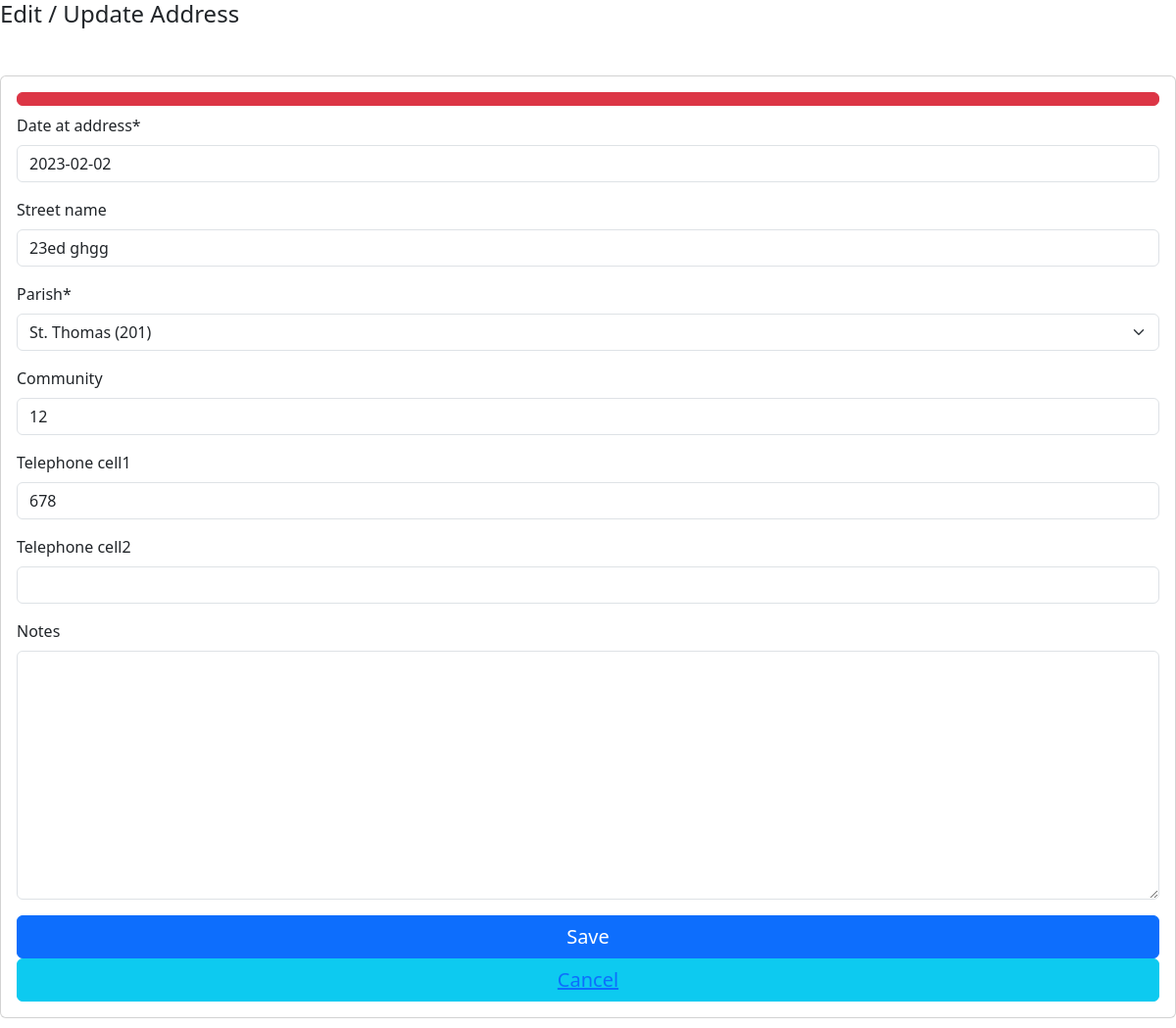
The app's page /client/edit/address/14/ (signed in) with its own data.
### prep_app/models.py (models this page shows, shortened)
class Address(TSIS2BaseModel):
    client = models.ForeignKey("Client", blank=False, null=False, on_delete=models.PROTECT)
    date_at_address = models.DateField(blank=False, null=False)
    street_name = models.CharField(max_length=255, blank=True, null=True)
    parish = models.ForeignKey("Parish", blank=False, null=False, on_delete=models.PROTECT)
    community =  models.CharField(max_length=255, blank=True, null=True)
    telephone_cell1 = models.CharField(max_length=255, blank=True, null=True)
    telephone_cell2 = models.CharField(max_length=255, blank=True, null=True)
    notes = models.TextField(blank=True, null=True)
    facility = models.ForeignKey("Facility", on_delete=models.CASCADE)

### prep_app/views.py (the view)
# urls.py: path('edit/address/<int:address_id>/', edit_address, name='edit_address'),
def edit_address(request, address_id):
    if request.session.get('User') is None:
        return redirect('login_user')
    address = get_object_or_404(Address, pk=address_id)
    client = address.client
    if request.method == 'POST':
        form = AddressForm(request.POST, instance=address)
        if form.is_valid():
            address = form.save(commit=False)
            address.modified_by_id =  request.session['User_id']
            address.modified_on =  datetime.now()
            address.save()
            return render(request, 'close_window.html')
    else:
        form = AddressForm(instance=address)
    return render(request, 'edit_address.html', {'form': form, 'address': address})

### prep_app/forms.py (shortened to what this page needs)
class AddressForm(forms.ModelForm):
    class Meta:
        model = Address
        fields = 'date_at_address', 'street_name', 'parish', 'community', 'telephone_cell1', 'telephone_cell2', 'notes'
        widgets = {
            "date_at_address": DatePickerInput(),
        }

### prep_app/base_model.py (called while the page is built)
    def get_queryset(self):
        if self.include_deleted:
            return TSIS2BaseQuerySet(self.model)
        return TSIS2BaseQuerySet(self.model).filter(deleted_at=None)

### prep_app/models.py (called while the page is built)
    def __str__(self):
        return "%s (%s)" % (self.name, self.code)

### accounts/templates/edit_address.html (shortened to what this page needs)
  {% load widget_tweaks %}
  {% load bootstrap5 %}
  {% bootstrap_css %}
  {% load crispy_forms_tags %}
  {% block content %}
<h4>Edit / Update Address</h4>
<form method="POST" class="card p-3 mt-5 form-floating form-horizontal form-group">
  <h2 class="btn btn-danger">
</h2>
  {{ form|crispy}}
  <button type="submit" class="btn btn-primary" style="font-size: 20px;">Save</button>
  <button class="btn btn-info" style="font-size: 20px;"><a href="{% url 'close_window'  %}">Cancel</a></button>
 </form>
{% endblock %}

### records on screen
Address: date_at_address "2023-02-02", street_name "23ed ghgg", parish "St. Thomas (201)", community "12", telephone_cell1 "678"
